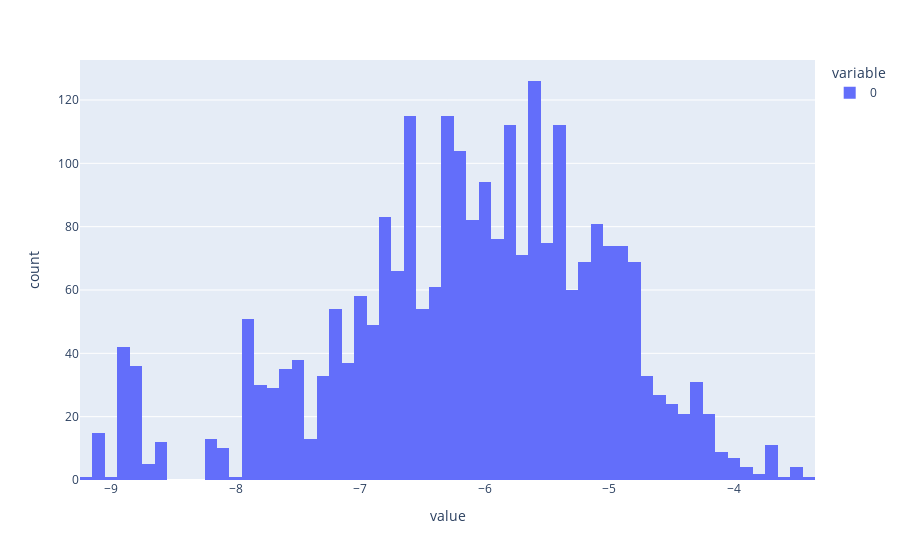

Here is the notebook cell this chart was saved with:
### Code cell
px.histogram(np.log(pairwise_jsd_values))

### Figure 1 — Plotly figure (JSON) as saved in the notebook; plotly's stock layout.template omitted (floating-point values rounded to 4 significant figures; data arrays with more than 128 entries replaced by an {"elided": "..."} marker saying what was removed)
{"data": [{"alignmentgroup": "True", "bingroup": "x", "hovertemplate": "variable=0<br>value=%{x}<br>count=%{y}<extra></extra>", "legendgroup": "0", "marker": {"color": "#636efa", "pattern": {"shape": ""}}, "name": "0", "offsetgroup": "0", "orientation": "v", "showlegend": true, "type": "histogram", "x": {"elided": "2556 float values"}, "xaxis": "x", "yaxis": "y"}], "layout": {"barmode": "relative", "legend": {"title": {"text": "variable"}, "tracegroupgap": 0}, "margin": {"t": 60}, "xaxis": {"anchor": "y", "domain": [0, 1], "title": {"text": "value"}}, "yaxis": {"anchor": "x", "domain": [0, 1], "title": {"text": "count"}}}}
